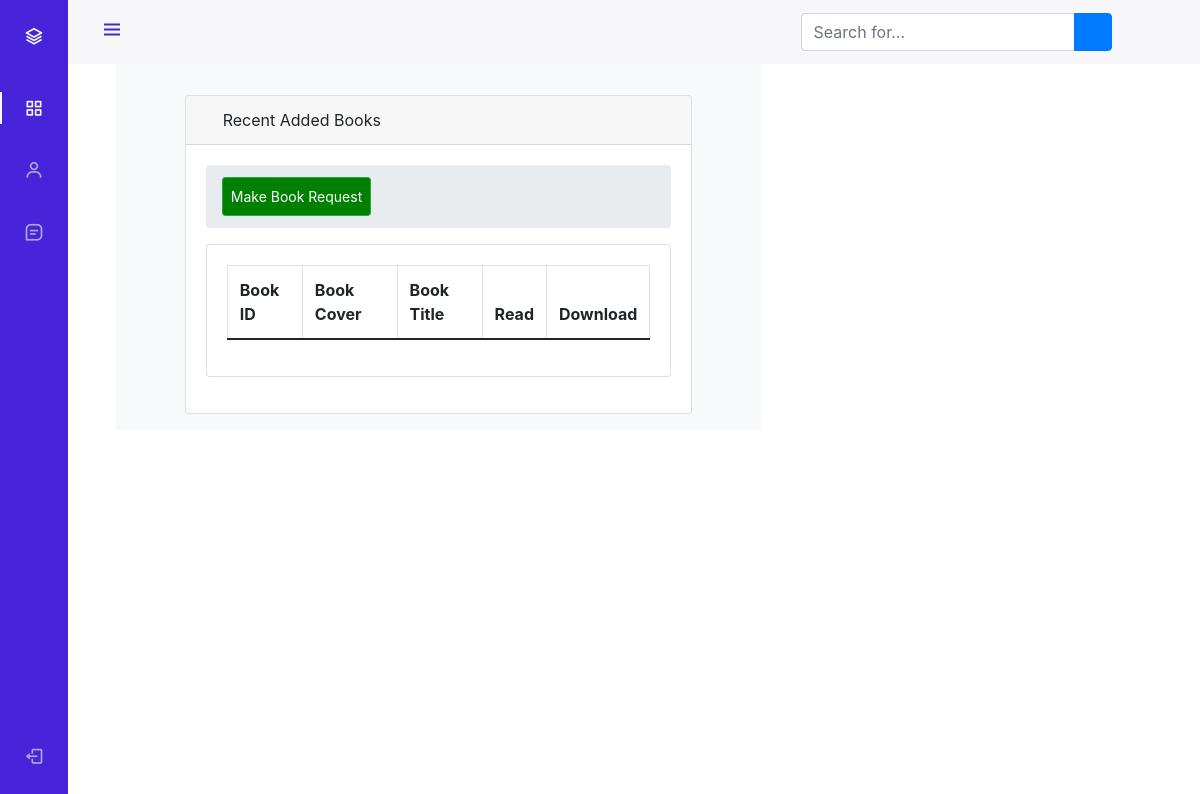
The page /student on the database as committed earlier.
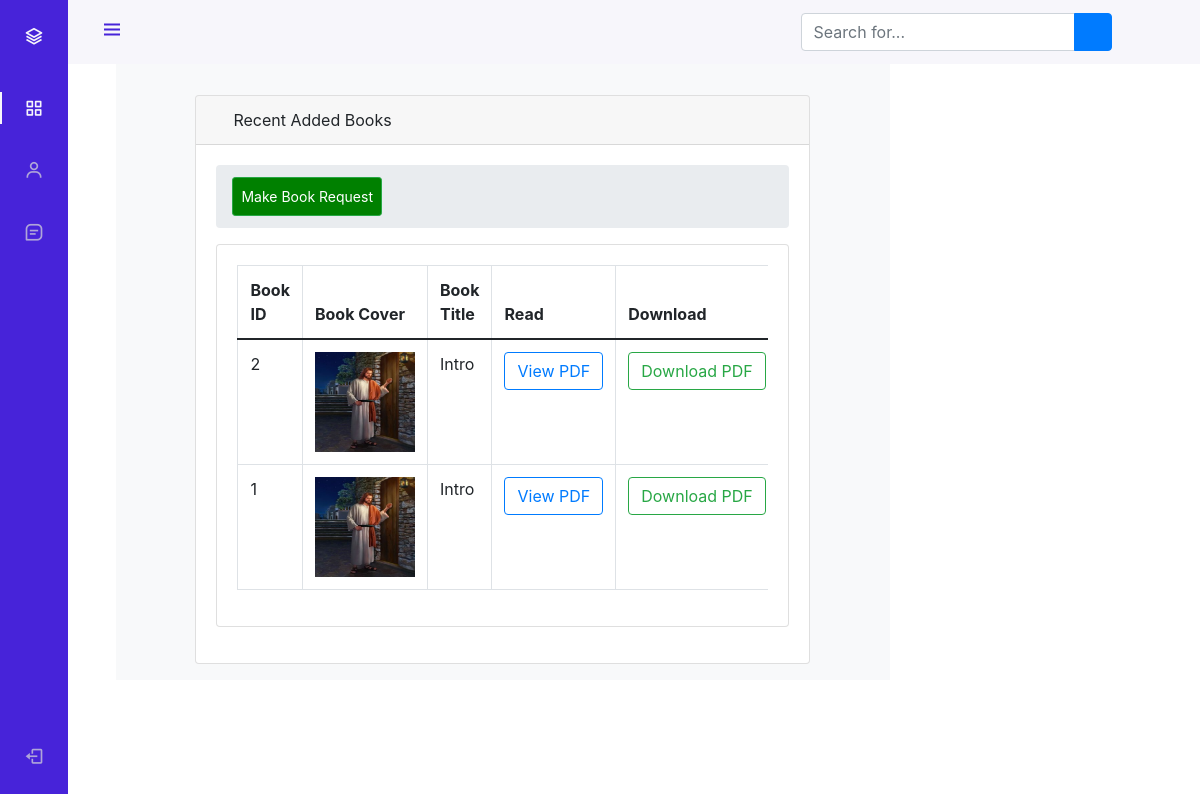
The same page on the database as committed later.
### main/models.py (models this page shows, shortened)
class Book(models.Model):
    title = models.CharField(max_length=100)
    author = models.CharField(max_length=100)
    year = models.CharField(max_length=100)
    publisher = models.CharField(max_length=200)
    desc = models.CharField(max_length=100)
    uploaded_by = models.CharField(max_length=100, blank=True, null=True)
    user_id = models.CharField(max_length=100, blank=True, null=True)
    pdf = models.FileField(upload_to='bookapp/pdfs/')
    cover = models.ImageField(upload_to='bookapp\covers/', null=True, blank=True)

### main/views.py (the view)
# urls.py: path('student',views.UBookListView.as_view(), name="student"),
class UBookListView(ListView):
    model = Book
    template_name = 'student/book_list.html'
    context_object_name = 'books'
    Paginate_by = 4
    def get_queryset(self):
        return Book.objects.order_by('-id')

### main/templates/student/book_list.html (shortened to what this page needs)
{% extends 'student/base.html' %}
{% load static %}
{% block body %}
<div class="container-fluid">
<div class="row" style="padding-top: 87px">
<div class="col-sm-1" style="color: red">
</div>
<div class="col-sm-10">
                <div class="card mb-3">
                <div class="card-header">
                    <i class="fas fa-table text-primary"></i>
                    Recent Added Books
                </div>
                <div class="card-body">
                  <ol class="breadcrumb">
                <li class="breadcrumb-item">
                    <a  class="btn btn-sm btn-success" href="{% url 'uabook_form' %}" style="padding: 8px; float: right; background-color: green; color: white;">Make Book Request</a>
                </li>
            </ol>
            <div class="card mb-3">
                <div class="card-body">
                    <div class="table-responsive">
                        <table class="table table-bordered" id="dataTable" width="100%" cellspacing="0">
                            <thead>
                            <tr>
                                <th>Book ID</th>
                                <th>Book Cover</th>
                                <th>Book Title</th>
                                <th>Read</th>
                                <th>Download</th>
                            </tr>
                            </thead>
                            <tbody>
                          {% if books %}
                          {% for book in books %}
                                <tr>
                                  <td>{{ book.id }}</td>
                                  <td>
                                    {% if book.cover %}
                                    <img src="{{ book.cover.url }}" alt="{{ book.title}}" style="height: 100px; width: 100px">
                                    {% else %}
                                    <span class="text-muted">No Cover</span>
                                    {% endif %}
                                  </td>
                                  <td>{{ book.title }}</td>
                                    <td>
                                        {% if book.pdf %}
                                    <a href="" class="btn btn-outline-primary" target="_blank">View PDF</a>
                                    {% else %}
                                    <span class="text-muted">No PDF</span>
                                    {% endif %}
                                  </td>
                                    <td>
                                        {% if book.pdf %}
                                    <a href="" download class="btn btn-outline-success">Download PDF</a>
                                    {% else %}
                                    <span class="text-muted">No PDF</span>
                                    {% endif %}
                                  </td>
                                </tr>
                                {% endfor %}
                              {% endif %}
                            </tbody>
                        </table>
                    </div>
                </div>
            </div>
        </div>
    </div>
</div>
<div class="col-sm-1">
</div>
</div>
</body>
</html>
{% endblock %}

### main/templates/student/base.html (shortened to what this page needs)
{% load static %}
<!DOCTYPE html>
<html lang="en">
<head>
    <link href="{% static 'vendor/fontawesome-free/css/all.min.css' %}" rel="stylesheet" type="text/css">
        <link rel="stylesheet" href="{% static 'assets/css/bootstrap.min.css' %}">
        <link rel="stylesheet" href="{% static 'assets/fonts/font-awesome-4.7.0/css/font-awesome.min.css' %}">
    <link href="https://cdn.jsdelivr.net/npm/bootstrap@5.0.0-beta1/dist/css/bootstrap.min.css" rel="stylesheet" type="text/css">
    <link href="https://cdn.jsdelivr.net/npm/boxicons@latest/css/boxicons.min.css" rel="stylesheet" type="text/css">
    <link href="{% static 'vendor/datatables/dataTables.bootstrap4.css' %}" rel="stylesheet">
<link rel="stylesheet" type="text/css" href="{% static 'css/styles.css' %}">
<link href="{% static 'css/sb-admin.css' %}" rel="stylesheet">
</head>
<body id="page-top">
<nav class="navbar navbar-expand-lg navbar-light" >
<body id="body-pd">
    <header class="header" id="header">
        <div class="header_toggle"> <i class='bx bx-menu' id="header-toggle"></i> </div>
        <form class="d-none d-md-inline-block form-inline ml-auto mr-0 mr-md-3 my-2 my-md-0" action="">
            <div class="input-group">
                <input type="text" class="form-control" name="query" placeholder="Search for..." aria-label="Search" aria-describedby="basic-addon2">
                <div class="input-group-append">
                    <button class="btn btn-primary" type="submit">
                        <i class="fas fa-search"></i>
                    </button>
                </div>
            </div>
        </form>
            <div class="header_img"> <img src="https://i.imgur.com/hczKIze.jpg" alt=""> </div>
    </header>
    <div class="l-navbar" id="nav-bar">
        <nav class="nav">
            <div>
                <a href="#" class="nav_logo">
                    <i class='bx bx-layer nav_logo-icon'></i>
                </a>
                <div class="nav_list">
                    <a href="{% url 'student' %}" class="nav_link active">
                        <i class='bx bx-grid-alt nav_icon'></i>
                    </a>
                    <a href="#" class="nav_link">
                        <i class='bx bx-user nav_icon'></i>
                    </a>
                    <a href="{%url 'ulchat' %}" class="nav_link">
                        <i class='bx bx-message-square-detail nav_icon'></i>
                    </a>
                    <a href="" class="nav_link">
                        <i class="fas fa-book nav_icon"></i>
                    </a>
                    <a href="#" class="nav_link">
                        <i class='fas fa-blog nav_icon'></i>
                        <span class="nav_name">Blog</span> </a>
                        <a href="#" class="nav_link">
                            <i class='fas fa-info-circle nav_icon'></i>
                        </a>
                    </div>
            </div>
            <a href="{% url 'logout' %}" class="nav_link" data-toggle="modal" data-target="#logoutModal">
                <i class='bx bx-log-out nav_icon'></i>
            </a>
        </nav>
    </div>
    <div class="height-200 bg-light">
        {% block body%}{%endblock%}

### static/css/styles.css (style rules this page uses)
:root { --header-height: 3rem; --nav-width: 68px; --first-color: #4723D9; --first-color-light: #AFA5D9; --white-color: #F7F6FB; --body-font: 'Nunito', sans-serif; --normal-font-size: 1rem; --z-fixed: 100 }
body { background: url('static/img/cj.png'); position: relative; margin: var(--header-height) 0 0 0; padding: 0 1rem; font-family: var(--body-font); font-size: var(--normal-font-size); transition: .5s }
a { text-decoration: none }
.header { width: 100%; height: var(--header-height); position: fixed; top: 0; left: 0; display: flex; align-items: center; justify-content: space-between; padding: 0 1rem; background-color: var(--white-color); z-index: var(--z-fixed); transition: .5s }
.header_toggle { color: var(--first-color); font-size: 1.5rem; cursor: pointer }
.header_img { width: 35px; height: 35px; display: flex; justify-content: center; border-radius: 50%; overflow: hidden }
.header_img img { width: 40px }
.l-navbar { position: fixed; top: 0; left: -30%; width: var(--nav-width); height: 100vh; background-color: var(--first-color); padding: .5rem 1rem 0 0; transition: .5s; z-index: var(--z-fixed) }
.nav { height: 100%; display: flex; flex-direction: column; justify-content: space-between; overflow: hidden }
.nav_logo, .nav_link { display: grid; grid-template-columns: max-content max-content; align-items: center; column-gap: 1rem; padding: .5rem 0 .5rem 1.5rem }
.nav_logo { margin-bottom: 2rem }
.nav_logo-icon { font-size: 1.25rem; color: var(--white-color) }
.nav_link { position: relative; color: var(--first-color-light); margin-bottom: 1.5rem; transition: .3s }
.nav_icon { font-size: 1.25rem }
.active { color: var(--white-color) }
.active::before { content: ''; position: absolute; left: 0; width: 2px; height: 32px; background-color: var(--white-color) }
@media screen and (min-width: 768px) { body { margin: calc(var(--header-height) + 1rem) 0 0 0; padding-left: calc(var(--nav-width) + 2rem) } }
@media screen and (min-width: 768px) { .header { height: calc(var(--header-height) + 1rem); padding: 0 2rem 0 calc(var(--nav-width) + 2rem) } }
@media screen and (min-width: 768px) { .header_img { width: 40px; height: 40px } }
@media screen and (min-width: 768px) { .header_img img { width: 45px } }
@media screen and (min-width: 768px) { .l-navbar { left: 0; padding: 1rem 1rem 0 0 } }

Rows that differ between the two databases and show on the page:
added Book: id "2", cover (picture), title "Intro", shows "View PDF", shows "Download PDF"
added Book: id "1", cover (picture), title "Intro", shows "View PDF", shows "Download PDF"
